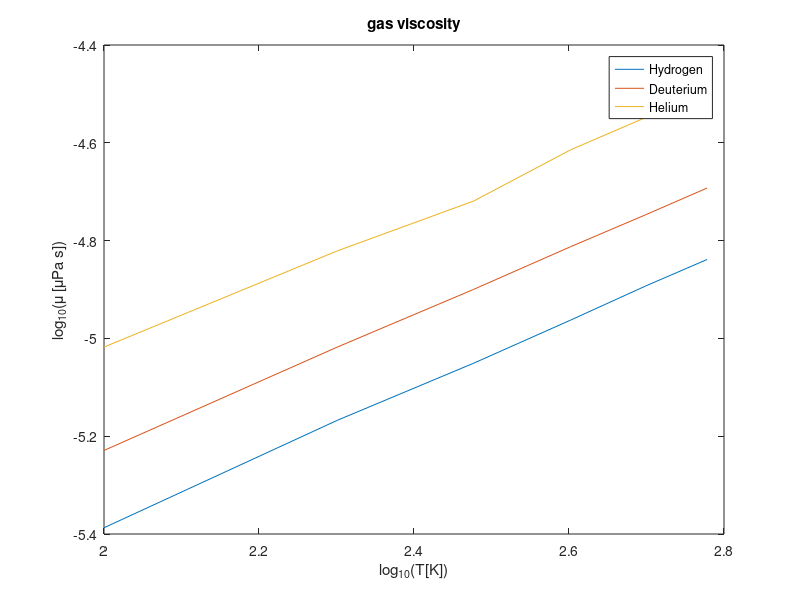
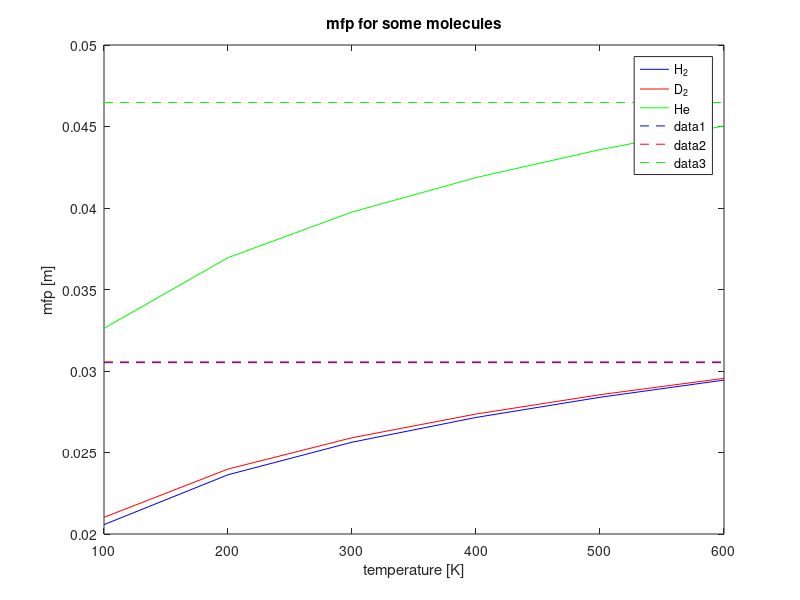

Reproduce these figures in MATLAB, in order.
%%%%%%%%%%%%%%%%%%
%%%
%%%   variable hard sphere (VHS) model for molecule-molecule
%%%   collsiions. 
%%%
%%%   See Viscosity of Gases by Marcia L. Huber
%%%   for temperature dependent viscosity of common gases
%%%
%%%   See Nanbu 2000 pg 982 and Hong Xiao 2014
%%%
%%%%%%%%%%%%%%%%%
clear all;

%%%   define some fundamental constants
%
me   = 9.1093837015e-31;   % electron mass [kg]
qe   = 1.602176634e-19;    % electron charge [C]
cvac = 2.99792458e8;       % speed of light [m/s]
mu0  = 4*pi*1e-7;          % free space permeability
ep0  = 1/mu0/cvac^2;       % permittivity of free space
kB   = 1.38064852e-23;     % Boltzmann contant [J/K]
amu  = 1.660539066e-27;    % atomic mass unit [kg]

%%%   values assumed cat 100 kPa = 1 bar of pressure.
%
T = (100:100:600)'; % [K]
mu_H2 = [4.1 6.8  8.9  10.9 12.8 14.5]*1e-6; % hydrogen(P=0) [Pa s]
mu_D2 = [5.9 9.6  12.6 15.4 17.9 20.3]*1e-6; % deuterium (P=0) [Pa s]
mu_He = [9.6 15.1 19.1 24.3 28.3 32.2]*1e-6; % helium [Pa s]

mu(:,1) = mu_H2';
mu(:,2) = mu_D2';
mu(:,3) = mu_He';

M(1) = 2*1.00794*amu;
M(2) = 2*2.01410177811*amu;
M(3) = 4.0026*amu;

%%%   get linear fits to data
%
close(figure(1));
f1 = figure(1);
plot(log10(T),log10(mu_H2),'displayName','Hydrogen'); hold on;
plot(log10(T),log10(mu_D2),'displayName','Deuterium'); hold on;
plot(log10(T),log10(mu_He),'displayName','Helium'); hold off;
xlabel('log_1_0(T[K])'); ylabel('log_1_0(\mu [\muPa s])');
title('gas viscosity'); legend('show');


%%%%%%%%%%%%%%%%%%%%%%%%%%%%%%%%%%%%%%%%%%%%%%%%%%%%%%%%%%%%%%%%%%%%%
%%%
%%%   calculate constant A for VHS model: 
%%%   sigmaT = 4*pi*A*g^(-4/alpha), g is relative speed
%%%

%%%   mu = mu0*(T/T0)^eta
%%%   eta is obtained by linear fits to the data above
%
eta(1) = 0.70;
eta(2) = 0.69;
eta(3) = 0.68;

%%%   eta = (alpha + 4)/(2*alpha) ==> alpha = 4/(2*eta-1)
%
alpha = 4./(2*eta-1);

T0 = 300;  % use 300 K for reference temperature
[~,iT0] = min(abs(T-T0));
%
mu0 = mu(iT0,:);
VT0 = sqrt(kB*T0./M); % reference thermal speed [m/s]

VT0_H2 = sqrt(kB*T0/M(1)); % thermal speed [m/s]
VT0_D2 = sqrt(kB*T0/M(2)); % thermal speed [m/s]
VT0_He = sqrt(kB*T0/M(3)); % thermal speed [m/s]
%
Aconst = zeros(size(mu0));
for i=1:length(mu0)
   Aconst(i) = 15/32/gamma(4-2/alpha(i))/mu0(i)*M(i)/sqrt(pi)*VT0(i) ...
               *(4*VT0(i)^2)^(2/alpha(i));
   display(Aconst(i));
end


%%%   compute mean free paths assuming density = 1.0e23/m^3
%
n0 = 1.0e20; % density [1/m^3]
R = kB./M;   % gas constant
mfp = zeros(length(R),length(T));  % mean free path [m]
mfnu = zeros(length(R),length(T)); % mean free collision rate [1/s]
for i=1:length(R)
   mfp(i,:) = 8*(3-2/alpha(i))*(2-2/alpha(i))/15/sqrt(pi) ...
              *mu0(i)/M(i)/n0/sqrt(2*R(i)*T0)*(T/T0).^(2/alpha(i)); % mpf [m]
   VT = sqrt(kB*T'/M(i));
   mfnu(i,:) = VT./mfp(i,:);
end

mfpHS = 16/5*mu0./(M*n0.*sqrt(2*pi*R*T0));  % hard sphere mfp [m]


close(figure(2));
figure(2); 
plot(T,mfp(1,:),'displayName','H_2','color','b'); hold on;
plot(T,mfp(2,:),'displayName','D_2','color','r'); hold on;
plot(T,mfp(3,:),'displayName','He','color','g'); hold on;
xlabel('temperature [K]'); ylabel('mfp [m]');
title('mfp for some molecules'); legend('show')
line([T(1) T(end)],[mfpHS(1) mfpHS(1)],'linestyle','--','color','b'); hold on;
line([T(1) T(end)],[mfpHS(2) mfpHS(2)],'linestyle','--','color','r'); hold on;
line([T(1) T(end)],[mfpHS(3) mfpHS(3)],'linestyle','--','color','g'); hold off;

